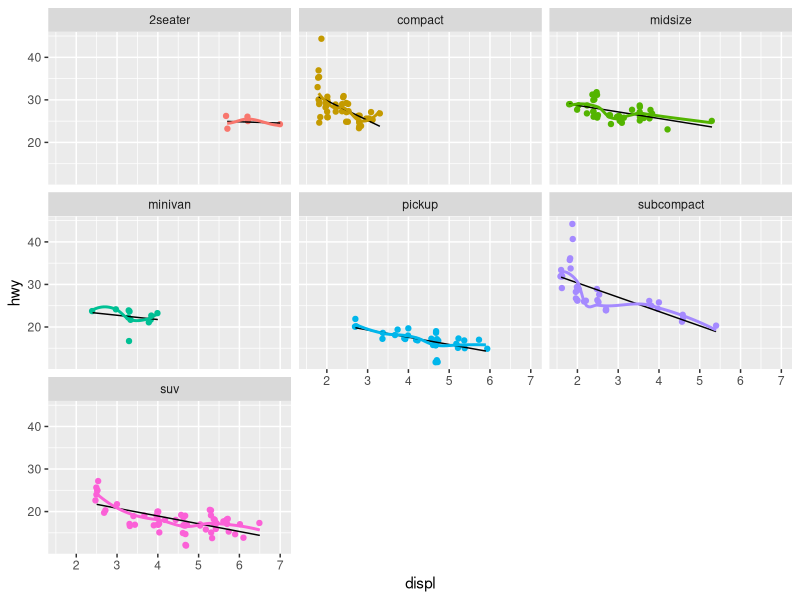

Write the R code that produced this figure.
## ---- chunk 1
knitr::opts_chunk$set(echo = TRUE)
library(tidyverse)
## ---- chunk 2
ggplot(data = mpg, mapping = aes(x = displ, y = hwy, color = class)) +
  geom_point(position = "jitter", show.legend = FALSE) +
  geom_smooth(method = "lm", se = FALSE, show.legend = FALSE,
              color = "black",
              size = 0.50) +
  geom_smooth(se = FALSE, show.legend = FALSE) +
  facet_wrap(vars(class))
## ---- chunk 3
